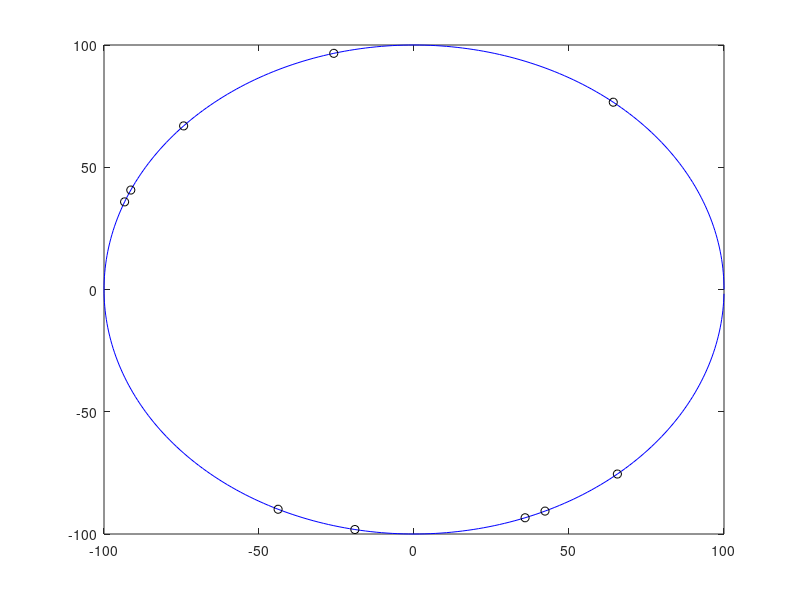
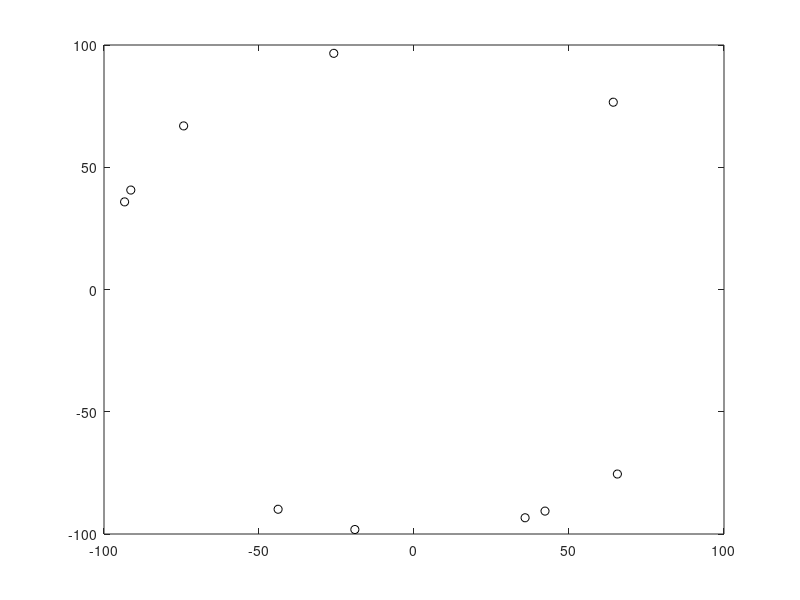

These charts were generated, in order, by the following MATLAB code: (Note: this script raises an error after producing the figures.)
clear all
close all
clc

%% 1. Create the parameters
% 1a. Create 360 points of a circle
R = 100;
theta_moires = 0 : 359;
theta = theta_moires * pi/180;
x = R * cos(theta);    y = R * sin(theta);
Q = [x; y];
plot(x, y, 'blue');
hold on

% 1b. Select N points (by index) from this circle
NUM_POINTS = 10;
random_indices = randperm(length(theta), NUM_POINTS);
random_indices = sort(random_indices);
points = Q(:, random_indices);
x = points(1, :);
y = points(2, :);
plot(x, y, 'blacko');

% 1c. Logs
fprintf("There are %d points with index:\n\n", NUM_POINTS);
for i = 1 : NUM_POINTS
    fprintf("%d ---> [%.2f, %.2f]\n", random_indices(i), x(i), y(i))
end
fprintf("\n\n\n");


%% 2. Calculate areas
% 2a. Create the colors (3x7 array)
colors = [1 0 0; 0 1 0; 0 0 1; 0 1 1; 1 0 1; 1 1 0; 0 0 0]';
SIZE = size(colors, 2);

% 2b. Take the successive triangles
figure();
plot(x, y, 'blacko');
hold on
total_area = 0;
for i = 1 : NUM_POINTS-2
    which = [1 i+1 i+2];
    vector = points(:, which);
    area = heron(vector);
    total_area = total_area + area;
    fprintf("E%d = %.2f m^2\n", i, area);
    color_column = mod(i, SIZE) + 1;
    plot(points(1, which), points(2, which), 'Color', colors(:, color_column));
    hold on
    plot([points(1, 1) points(1, i+2)], [points(2, 1) points(2, i+2)], 'Color', colors(:, color_column));
end
fprintf("\nE = %.2f m^2 = %.2f acres", total_area, total_area/1000);



%% Auxiliary Functions
function area = heron(vector)
    % vector is ALWAYS 2x3, for the 3 points
    p1 = vector(:, 1);  p2 = vector(:, 2);  p3 = vector(:, 3);
    % Triangle sides
    a = dist(p1, p2);
    b = dist(p1, p3);
    c = dist(p2, p3);
    tau = (a+b+c) / 2;
    area = sqrt(tau * (tau-a) * (tau-b) * (tau-c));
end

function d = dist(p1, p2)
    x1 = p1(1);    x2 = p2(1);    y1 = p1(2);    y2 = p2(2);
    d = sqrt((x2-x1)^2 + (y2-y1)^2);
end
